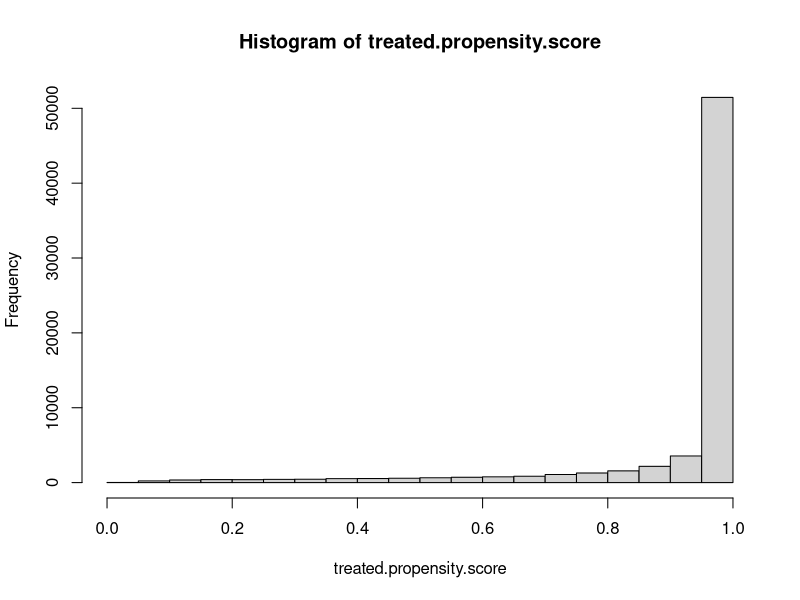
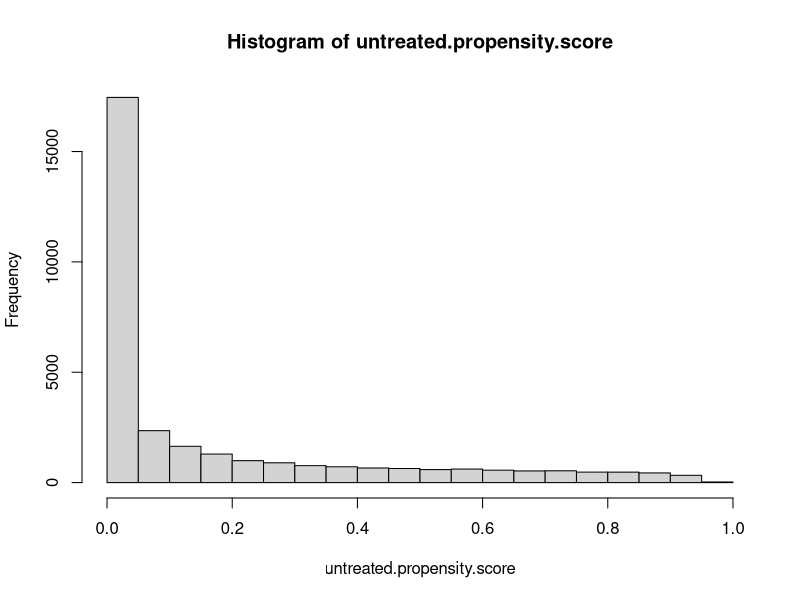
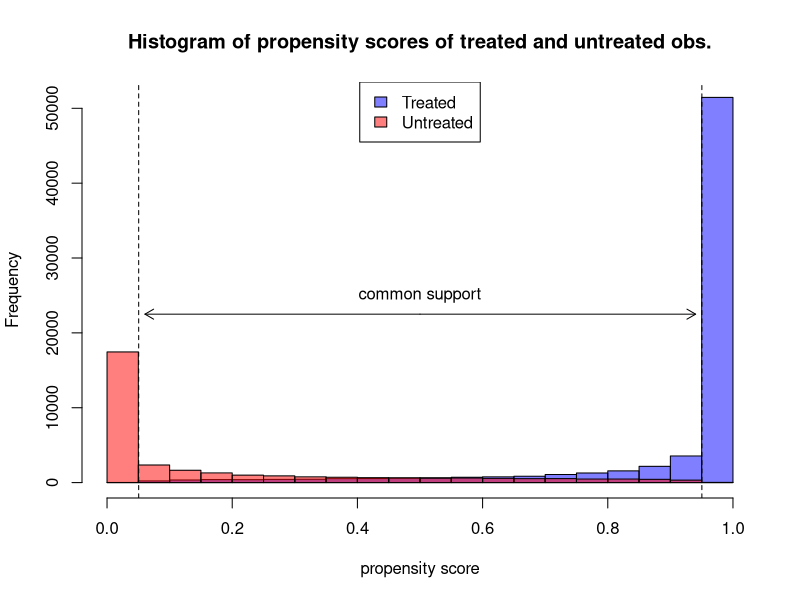
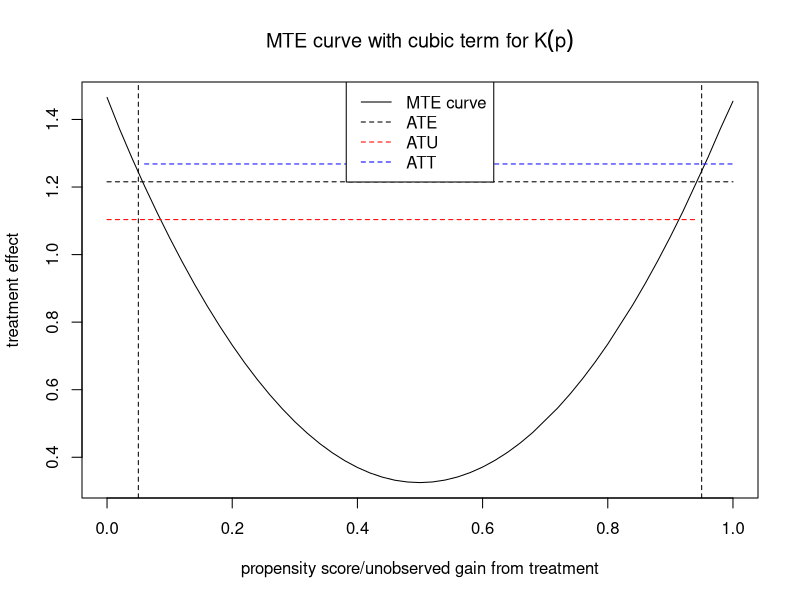

These charts were generated, in order, by the following R code: (Note: a time limit stopped this script after it produced the figures.)
#	Set seed for reproducability.
set.seed(54)


#	Parameters for question 2.
n <- 100000
pi.0 <- 0
pi.1 <- 0.25
pi.2 <- 1
beta.0 <- 1
beta.1 <- 1
theta <- 0.05


#	Question 2.1
X.i <- rnorm(n, 0, 1)
Z.star.i <- rnorm(n, 0, 1)
epsilon.i <- rnorm(n, 0, 0.5)
U.D <- runif(n)

U.0i <- 1.5 * (U.D - 0.5) - U.D^2 + epsilon.i
U.1i <- -0.5 * (U.D - 0.5) + U.D^2 + epsilon.i

v.i <- min(U.D) + (max(U.D) - min(U.D)) * U.D
D.star.i <- pi.0 + pi.1 * Z.star.i + pi.2 * X.i + v.i

Y.0i <- U.0i + beta.0 * X.i + theta * X.i^2
Y.1i <- U.1i + beta.1 * X.i + theta * X.i^2

D.i <- rep(0, n)
D.i[D.star.i >= 0] <- 1
Y.i <- D.i * Y.1i + (1 - D.i) * Y.0i

first.stage <- glm(D.i ~ Z.star.i + X.i, family = binomial(link = "probit"))
propensity.score <- first.stage$fitted

treated.propensity.score <- propensity.score[D.i == 1]
untreated.propensity.score <- propensity.score[D.i == 0]
histogram.treated <- hist(treated.propensity.score)
histogram.untreated <- hist(untreated.propensity.score)
plot(histogram.treated, col = rgb(0, 0, 1, 0.5), xlab = 'propensity score', 
	main = 'Histogram of propensity scores of treated and untreated obs.')
plot(histogram.untreated, add = TRUE, col = rgb(1, 0, 0, 0.5))
legend('top', legend = c('Treated', 'Untreated'), fill = c(rgb(0, 0, 1, 0.5), rgb(1, 0, 0, 0.5)))
abline(v = min(propensity.score[D.i == 1])+0.01, lty = 2)
abline(v = max(propensity.score[D.i == 0])-0.01, lty = 2)
text(x = 0.5, y = 25000, labels = 'common support')
arrows(x0 = 0.5, y0 = 22500, x1 = min(propensity.score[D.i == 1])+0.01+0.01, y1 = 22500, length = 0.1)
arrows(x0 = 0.5, y0 = 22500, x1 = max(propensity.score[D.i == 0])-0.01-0.01, y1 = 22500, length = 0.1)


#	Question 2.2
runs <- 100
mte.curves <- matrix(nrow = length(seq(0, 1, 0.02)), ncol = runs)
ATE <- c()
ATU <- c()
ATT <- c()
for (i in 1:runs) {
	X.i <- rnorm(n, 0, 1)
	Z.star.i <- rnorm(n, 0, 1)
	epsilon.i <- rnorm(n, 0, 0.5)
	U.D <- runif(n)
	
	U.0i <- 1.5 * (U.D - 0.5) - U.D^2 + epsilon.i
	U.1i <- -0.5 * (U.D - 0.5) + U.D^2 + epsilon.i
	
	v.i <- min(U.D) + (max(U.D) - min(U.D)) * U.D
	D.star.i <- pi.0 + pi.1 * Z.star.i + pi.2 * X.i + v.i
	
	Y.0i <- U.0i + beta.0 * X.i + theta * X.i^2
	Y.1i <- U.1i + beta.1 * X.i + theta * X.i^2
	
	D.i <- rep(0, n)
	D.i[D.star.i >= 0] <- 1
	Y.i <- D.i * Y.1i + (1 - D.i) * Y.0i
	
	first.stage <- glm(D.i ~ Z.star.i + X.i, family = binomial(link = "probit"))
	propensity.score <- first.stage$fitted
	
	mte.reg <- lm(Y.i ~ X.i + I(X.i^2) + propensity.score * X.i + propensity.score * I(X.i^2) + propensity.score + I(propensity.score^2) + I(propensity.score^3))
	gamma.hat.0 <-  mte.reg$coefficients['X.i']
	gamma.hat.1 <-  mte.reg$coefficients['I(X.i^2)']
	beta.hat.1 <- mte.reg$coefficients['X.i:propensity.score']
	beta.hat.2 <- mte.reg$coefficients['I(X.i^2):propensity.score']
	pi.hat.1 <- mte.reg$coefficients['propensity.score']
	pi.hat.2 <- mte.reg$coefficients['I(propensity.score^2)']
	pi.hat.3 <- mte.reg$coefficients['I(propensity.score^3)']
	mte.derivative <- beta.hat.1 * X.i + beta.hat.2 * X.i^2 + pi.hat.1 + 2 * pi.hat.2 * propensity.score + 3 * pi.hat.3 * propensity.score^2
	
	ATE <- append(ATE, mean(mte.derivative))
	ATU <- append(ATU, mean(mte.derivative[D.i == 0]))
	ATT <- append(ATT, mean(mte.derivative[D.i == 1]))

	mte.curve <- c()
	propensity.score <- round(propensity.score, 2)
	for (j in seq(0, 1, 0.02)){
		mte.curve <- append(mte.curve, mean(mte.derivative[propensity.score == j]))
	}
	mte.curves <- cbind(mte.curves, matrix(mte.curve))
}

mte.curve.avg <- c()
for (k in 1:length(seq(0, 1, 0.02))) {
	mte.curve.avg <- append(mte.curve.avg, mean(mte.curves[k,], na.rm = TRUE))
}
plot(seq(0, 1, 0.02)[!is.na(mte.curve.avg)], mte.curve.avg[!is.na(mte.curve.avg)], type = 'l',
	main = bquote('MTE curve with cubic term for'~K(p)), xlab = 'propensity score/unobserved gain from treatment',
	ylab = 'treatment effect')
segments(y0 = mean(ATE), y1 = mean(ATE), x0 = 0, x1 = 1, col = 'black', lty = 2)
segments(y0 = mean(ATU), y1 = mean(ATU), x0 = 0 , x1 = max(propensity.score[D.i == 0])-0.01-0.01, col = 'red', lty = 2)
segments(y0 = mean(ATT), y1 = mean(ATT), x0 = min(propensity.score[D.i == 1])+0.01+0.01, x1 = 1, col = 'blue', lty = 2)
legend('top', legend = c('MTE curve', 'ATE', 'ATU', 'ATT'), lty = c(1, 2, 2, 2), col = c('black', 'black', 'red', 'blue'))
abline(v = min(propensity.score[D.i == 1])+0.01, lty = 2)
abline(v = max(propensity.score[D.i == 0])-0.01, lty = 2)


#	Question 2.3
runs <- 100
mte.curves <- matrix(nrow = length(seq(0, 1, 0.02)), ncol = runs)
ATE <- c()
ATU <- c()
ATT <- c()
for (i in 1:runs) {
	X.i <- rnorm(n, 0, 1)
	Z.star.i <- rnorm(n, 0, 1)
	epsilon.i <- rnorm(n, 0, 0.5)
	U.D <- runif(n)
	
	U.0i <- 1.5 * (U.D - 0.5) - U.D^2 + epsilon.i
	U.1i <- -0.5 * (U.D - 0.5) + U.D^2 + epsilon.i
	
	v.i <- min(U.D) + (max(U.D) - min(U.D)) * U.D
	D.star.i <- pi.0 + pi.1 * Z.star.i + pi.2 * X.i + v.i
	
	Y.0i <- U.0i + beta.0 * X.i + theta * X.i^2
	Y.1i <- U.1i + beta.1 * X.i + theta * X.i^2
	
	D.i <- rep(0, n)
	D.i[D.star.i >= 0] <- 1
	Y.i <- D.i * Y.1i + (1 - D.i) * Y.0i
	
	first.stage <- glm(D.i ~ Z.star.i + X.i, family = binomial(link = "probit"))
	propensity.score <- first.stage$fitted
	
	mte.reg <- lm(Y.i ~ X.i + I(X.i^2) + propensity.score * X.i + propensity.score * I(X.i^2) + propensity.score + I(propensity.score^2))
	gamma.hat.0 <-  mte.reg$coefficients['X.i']
	gamma.hat.1 <-  mte.reg$coefficients['I(X.i^2)']
	beta.hat.1 <- mte.reg$coefficients['X.i:propensity.score']
	beta.hat.2 <- mte.reg$coefficients['I(X.i^2):propensity.score']
	pi.hat.1 <- mte.reg$coefficients['propensity.score']
	pi.hat.2 <- mte.reg$coefficients['I(propensity.score^2)']
	mte.derivative <- beta.hat.1 * X.i + beta.hat.2 * X.i^2 + pi.hat.1 + 2 * pi.hat.2 * propensity.score
	
	ATE <- append(ATE, mean(mte.derivative))
	ATU <- append(ATU, mean(mte.derivative[D.i == 0]))
	ATT <- append(ATT, mean(mte.derivative[D.i == 1]))

	mte.curve <- c()
	propensity.score <- round(propensity.score, 2)
	for (j in seq(0, 1, 0.02)){
		mte.curve <- append(mte.curve, mean(mte.derivative[propensity.score == j]))
	}
	mte.curves <- cbind(mte.curves, matrix(mte.curve))
}

mte.curve.avg <- c()
for (k in 1:length(seq(0, 1, 0.02))) {
	mte.curve.avg <- append(mte.curve.avg, mean(mte.curves[k,], na.rm = TRUE))
}
plot(seq(0, 1, 0.02)[!is.na(mte.curve.avg)], mte.curve.avg[!is.na(mte.curve.avg)], type = 'l',
	main = bquote('MTE curve with squared term for'~K(p)), xlab = 'propensity score/unobserved gain from treatment',
	ylab = 'treatment effect')
segments(y0 = mean(ATE), y1 = mean(ATE), x0 = 0, x1 = 1, col = 'black', lty = 2)
segments(y0 = mean(ATU), y1 = mean(ATU), x0 = 0 , x1 = max(propensity.score[D.i == 0])-0.01-0.01, col = 'red', lty = 2)
segments(y0 = mean(ATT), y1 = mean(ATT), x0 = min(propensity.score[D.i == 1])+0.01+0.01, x1 = 1, col = 'blue', lty = 2)
legend('top', legend = c('MTE curve', 'ATE', 'ATU', 'ATT'), lty = c(1, 2, 2, 2), col = c('black', 'black', 'red', 'blue'))
abline(v = min(propensity.score[D.i == 1])+0.01, lty = 2)
abline(v = max(propensity.score[D.i == 0])-0.01, lty = 2)


#	Question 2.4
runs <- 100
mte.curves <- matrix(nrow = length(seq(0, 1, 0.02)), ncol = runs)
ATE <- c()
ATU <- c()
ATT <- c()
for (i in 1:runs) {
	X.i <- rnorm(n, 0, 1)
	Z.star.i <- rnorm(n, 0, 1)
	epsilon.i <- rnorm(n, 0, 0.5)
	U.D <- runif(n)
	
	U.0i <- 1.5 * (U.D - 0.5) - U.D^2 + epsilon.i
	U.1i <- -0.5 * (U.D - 0.5) + U.D^2 + epsilon.i
	
	v.i <- min(U.D) + (max(U.D) - min(U.D)) * U.D
	D.star.i <- pi.0 + pi.1 * Z.star.i + pi.2 * X.i + v.i
	
	Y.0i <- U.0i + beta.0 * X.i + theta * X.i^2
	Y.1i <- U.1i + beta.1 * X.i + theta * X.i^2
	
	D.i <- rep(0, n)
	D.i[D.star.i >= 0] <- 1
	Y.i <- D.i * Y.1i + (1 - D.i) * Y.0i
	
	first.stage <- glm(D.i ~ Z.star.i + X.i, family = binomial(link = "probit"))
	propensity.score <- first.stage$fitted
	
	mte.reg <- lm(Y.i ~ X.i + propensity.score * X.i + propensity.score + I(propensity.score^2) + I(propensity.score^3))
	gamma.hat.0 <-  mte.reg$coefficients['X.i']
	beta.hat.1 <- mte.reg$coefficients['X.i:propensity.score']
	pi.hat.1 <- mte.reg$coefficients['propensity.score']
	pi.hat.2 <- mte.reg$coefficients['I(propensity.score^2)']
	pi.hat.3 <- mte.reg$coefficients['I(propensity.score^3)']
	mte.derivative <- beta.hat.1 * X.i + pi.hat.1 + 2 * pi.hat.2 * propensity.score + 3 * pi.hat.3 * propensity.score^2
	
	ATE <- append(ATE, mean(mte.derivative))
	ATU <- append(ATU, mean(mte.derivative[D.i == 0]))
	ATT <- append(ATT, mean(mte.derivative[D.i == 1]))

	mte.curve <- c()
	propensity.score <- round(propensity.score, 2)
	for (j in seq(0, 1, 0.02)){
		mte.curve <- append(mte.curve, mean(mte.derivative[propensity.score == j]))
	}
	mte.curves <- cbind(mte.curves, matrix(mte.curve))
}

mte.curve.avg <- c()
for (k in 1:length(seq(0, 1, 0.02))) {
	mte.curve.avg <- append(mte.curve.avg, mean(mte.curves[k,], na.rm = TRUE))
}
plot(seq(0, 1, 0.02)[!is.na(mte.curve.avg)], mte.curve.avg[!is.na(mte.curve.avg)], type = 'l',
	main = bquote('MTE curve without terms for'~X[i]^2), xlab = 'propensity score/unobserved gain from treatment',
	ylab = 'treatment effect')
segments(y0 = mean(ATE), y1 = mean(ATE), x0 = 0, x1 = 1, col = 'black', lty = 2)
segments(y0 = mean(ATU), y1 = mean(ATU), x0 = 0 , x1 = max(propensity.score[D.i == 0])-0.01-0.01, col = 'red', lty = 2)
segments(y0 = mean(ATT), y1 = mean(ATT), x0 = min(propensity.score[D.i == 1])+0.01+0.01, x1 = 1, col = 'blue', lty = 2)
legend('top', legend = c('MTE curve', 'ATE', 'ATU', 'ATT'), lty = c(1, 2, 2, 2), col = c('black', 'black', 'red', 'blue'))
abline(v = min(propensity.score[D.i == 1])+0.01, lty = 2)
abline(v = max(propensity.score[D.i == 0])-0.01, lty = 2)
